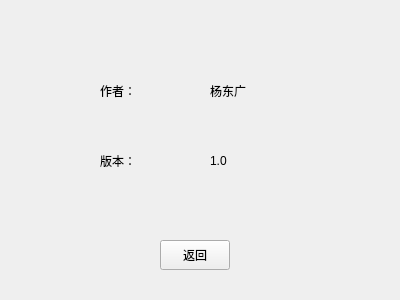
<?xml version="1.0" encoding="UTF-8"?>
<ui version="4.0">
 <class>About</class>
 <widget class="QWidget" name="About">
  <property name="geometry">
   <rect>
    <x>0</x>
    <y>0</y>
    <width>400</width>
    <height>300</height>
   </rect>
  </property>
  <property name="windowTitle">
   <string>Form</string>
  </property>
  <widget class="QLabel" name="label">
   <property name="geometry">
    <rect>
     <x>100</x>
     <y>70</y>
     <width>71</width>
     <height>41</height>
    </rect>
   </property>
   <property name="text">
    <string>作者：</string>
   </property>
  </widget>
  <widget class="QLabel" name="label_2">
   <property name="geometry">
    <rect>
     <x>210</x>
     <y>70</y>
     <width>151</width>
     <height>41</height>
    </rect>
   </property>
   <property name="text">
    <string>杨东广</string>
   </property>
  </widget>
  <widget class="QLabel" name="label_3">
   <property name="geometry">
    <rect>
     <x>100</x>
     <y>140</y>
     <width>71</width>
     <height>41</height>
    </rect>
   </property>
   <property name="text">
    <string>版本：</string>
   </property>
  </widget>
  <widget class="QLabel" name="label_4">
   <property name="geometry">
    <rect>
     <x>210</x>
     <y>140</y>
     <width>151</width>
     <height>41</height>
    </rect>
   </property>
   <property name="text">
    <string>1.0</string>
   </property>
  </widget>
  <widget class="QToolButton" name="toolButton">
   <property name="geometry">
    <rect>
     <x>160</x>
     <y>240</y>
     <width>70</width>
     <height>30</height>
    </rect>
   </property>
   <property name="text">
    <string>返回</string>
   </property>
  </widget>
 </widget>
 <resources/>
 <connections/>
</ui>
